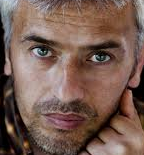
#> input picture male_face.png, 144 x 155 px, found by its file name
$ python add.py
#> lines starting #> are read from the running program, lines starting #| are printed output that depends on the picture
import cv2
import numpy as np


image = cv2.imread('test files\\male_face.png',1)
#> image is the input picture: shape (155, 144, 3); mean B, G, R 82.5, 93, 119.4

image1 = cv2.imread('test files\\0.jpg',1)
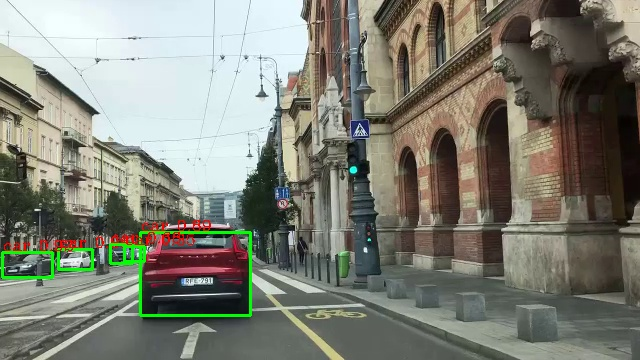
#> input picture 0.jpg, 640 x 360 px, found by its file name
#> image1 is the input picture: shape (360, 640, 3); mean B, G, R 116.7, 127.7, 126.5


size = cv2.resize(image , (256,256))
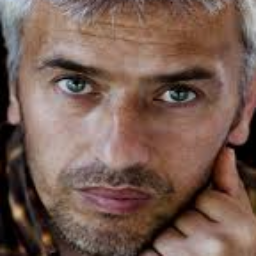
#> size: shape (256, 256, 3); mean B, G, R 82.4, 92.9, 119.3
s = cv2.resize(image1 , (256,256))
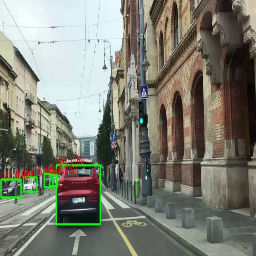
#> s: shape (256, 256, 3); mean B, G, R 116.6, 127.5, 126.3

add = cv2.addWeighted(size , 0.7 ,s , 0.3 , 1)
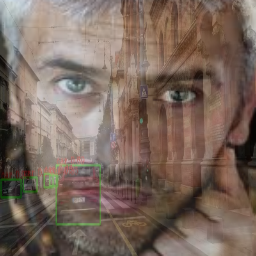
#> add: shape (256, 256, 3); mean B, G, R 93.7, 104.3, 122.4


cv2.imshow('black' , size)

cv2.imshow('bitwiseand' , s)

cv2.imshow('add' , add)

cv2.waitKey()

cv2.destroyAllWindows()
